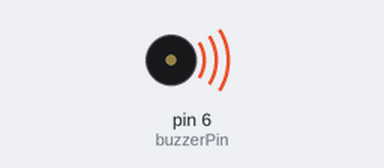
Simulated run of this sketch. Board: Arduino Uno, built with avr-gcc and run on an emulated ATmega328P. Parts: buzzer (waves = sounding). What the sketch prints to the serial monitor is not drawn.

Above: at 0.1 s.
Timing chart, 0 to 40.0 s (numbered marks = the images above):
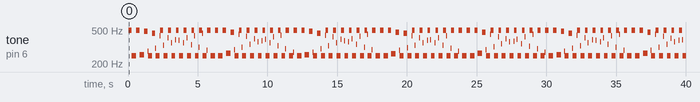

The sketch:

IoT_Sem1_Lek6_Lab17.ino
```cpp
/*
 example with buzzer
*/


int buzzerPin = 6; // outpu pin -> to passive buzzer
int i;

void setup() {
  Serial.begin(115200);
  Serial.println("Example - Passive Buzzer");
  pinMode(buzzerPin, OUTPUT);
}


void loop() {


  for (i = 0; i <120; i ++) // outputs sound 1
  {
    digitalWrite (buzzerPin, HIGH) ;// send pulse
    delay (1) ;// delay 1 ms
    digitalWrite (buzzerPin, LOW) ; // do not send pulse
    delay (1) ;// delay 1 ms
  }


  for (i = 0; i <80; i ++) // outputs sound 2
  {
    digitalWrite (buzzerPin, HIGH) ;// send pulse
    delay (2) ;// delay 2ms
    digitalWrite (buzzerPin, LOW) ; // do not send pulse
    delay (2) ;// delay 2ms
  }

}


 
```

Measured:
- by itself, tone on pin 6 (buzzerPin): plays 495 Hz for 0.24 s, 249 Hz for 0.32 s, 495 Hz for 0.24 s, 256 Hz for 0.32 s, 482 Hz for 0.24 s, 281 Hz for 0.04 s … (240 notes in this stretch)
